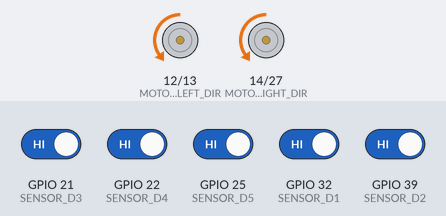
A sketch run on a simulated ESP32. Shown: direction and speed pins drawn as motors (green arrow = direction pin HIGH = forward, orange = LOW = backward, longer = more drive). Inputs (shaded band) come from the test bench; at power-on: GPIO 21 (SENSOR_D3), GPIO 22 (SENSOR_D4), GPIO 25 (SENSOR_D5), GPIO 32 (SENSOR_D1), GPIO 39 (SENSOR_D2) HIGH. What the sketch prints to the serial monitor is not drawn.

Above: at 3.2 s.
3.3 s: GPIO 25 (SENSOR_D5) driven LOW
At 4.1 s:
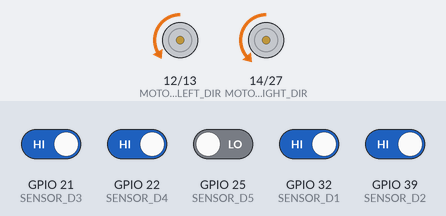
4.8 s: GPIO 22 (SENSOR_D4) driven LOW
At 5.3 s:
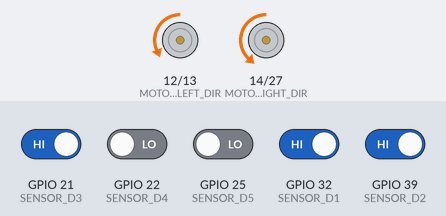
6.3 s: GPIO 21 (SENSOR_D3) driven LOW
At 7.5 s:
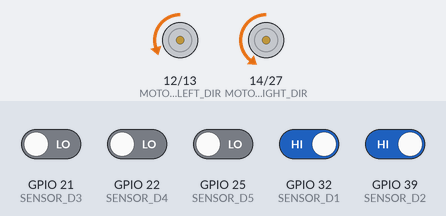
7.8 s: GPIO 32 (SENSOR_D1) driven LOW
At 8.7 s:
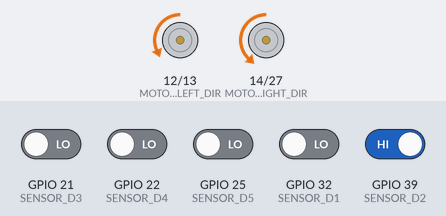
9.3 s: GPIO 39 (SENSOR_D2) driven LOW
At 9.8 s:
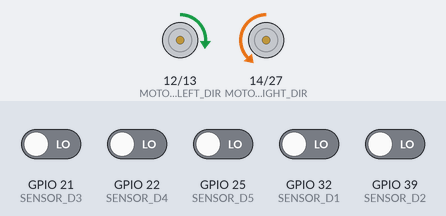
10.8 s: GPIO 21 (SENSOR_D3) driven HIGH
At 12.2 s:
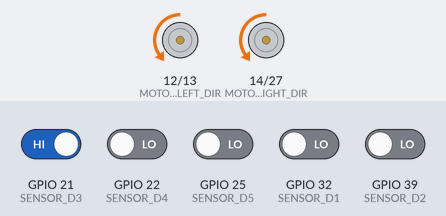
Timing chart, 0 to 13.3 s (numbered marks = the images above; inputs shaded):
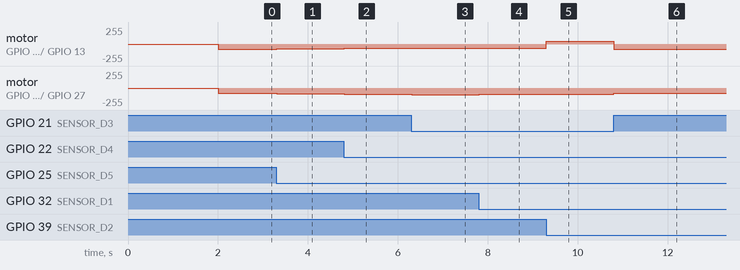

Measured:
- after the input at 3.3 s, motor on GPIO 12 (MOTOR_LEFT_DIR) / GPIO 13 (MOTOR_LEFT_PWM): backward 80/255 → backward 73/255 at once; motor on GPIO 14 (MOTOR_RIGHT_DIR) / GPIO 27 (MOTOR_RIGHT_PWM): backward 80/255 → backward 86/255 at once
- after the input at 4.8 s, motor on GPIO 12 (MOTOR_LEFT_DIR) / GPIO 13 (MOTOR_LEFT_PWM): backward 73/255 → backward 67/255 at once; motor on GPIO 14 (MOTOR_RIGHT_DIR) / GPIO 27 (MOTOR_RIGHT_PWM): backward 86/255 → backward 92/255 at once
- after the input at 6.3 s, motor on GPIO 12 (MOTOR_LEFT_DIR) / GPIO 13 (MOTOR_LEFT_PWM): backward 67/255 → backward 61/255 at once; motor on GPIO 14 (MOTOR_RIGHT_DIR) / GPIO 27 (MOTOR_RIGHT_PWM): backward 92/255 → backward 98/255 at once
- after the input at 7.8 s, motor on GPIO 12 (MOTOR_LEFT_DIR) / GPIO 13 (MOTOR_LEFT_PWM): backward 61/255 → backward 67/255 at once; motor on GPIO 14 (MOTOR_RIGHT_DIR) / GPIO 27 (MOTOR_RIGHT_PWM): backward 98/255 → backward 92/255 at once
- after the input at 9.3 s, motor on GPIO 12 (MOTOR_LEFT_DIR) / GPIO 13 (MOTOR_LEFT_PWM): backward 67/255 → forward 45/255 at once; motor on GPIO 14 (MOTOR_RIGHT_DIR) / GPIO 27 (MOTOR_RIGHT_PWM): backward 92/255 → backward 90/255 at once
- after the input at 10.8 s, motor on GPIO 12 (MOTOR_LEFT_DIR) / GPIO 13 (MOTOR_LEFT_PWM): forward 45/255 → backward 80/255 at once; motor on GPIO 14 (MOTOR_RIGHT_DIR) / GPIO 27 (MOTOR_RIGHT_PWM): backward 90/255 → backward 80/255 at once

The sketch:

line_follower_5sensor_pd.ino
```cpp
/*
 * Line Following Robot with PD Control
 * Using Maker Line (5 sensors) & Maker Robo ESP32
 *
 * Maker Line Sensor Pins:
 *   D1 (Leftmost):  32
 *   D2 (Left):      39
 *   D3 (Center):    21
 *   D4 (Right):     22
 *   D5 (Rightmost): 25
 *
 * PD Control for smooth line following
 */

// ==================== PIN DEFINITIONS ====================
// Maker Line Sensor Pins (5 sensors)
#define SENSOR_D1 32 // Leftmost
#define SENSOR_D2 39 // Left
#define SENSOR_D3 21 // Center
#define SENSOR_D4 22 // Right
#define SENSOR_D5 25 // Rightmost

// Motor Driver Pins (Maker Robo ESP32)
#define MOTOR_LEFT_PWM 13
#define MOTOR_LEFT_DIR 12
#define MOTOR_RIGHT_PWM 27
#define MOTOR_RIGHT_DIR 14

// LEDC PWM Configuration
#define PWM_FREQ 20000    // 20kHz - above audible range for quiet operation
#define PWM_RESOLUTION 10 // 10-bit resolution (0-1023)
#define PWM_MAX 1023      // Maximum PWM value for 10-bit

// ==================== PD TUNING PARAMETERS ====================
#define KP 25 // Proportional gain - increase for sharper response
#define KD 15 // Derivative gain - increase to reduce oscillation

// ==================== SPEED SETTINGS ====================
#define BASE_SPEED 320   // Normal cruising speed (0-1023 for 10-bit)
#define MAX_SPEED 720    // Maximum motor speed
#define MIN_SPEED 160    // Minimum speed to overcome motor deadband
#define SEARCH_SPEED 360 // Speed when searching for lost line

// ==================== SENSOR WEIGHTS ====================
// Weights for error calculation: leftmost = -4, rightmost = +4
const int WEIGHT_D1 = -4; // Leftmost
const int WEIGHT_D2 = -2; // Left
const int WEIGHT_D3 = 0;  // Center
const int WEIGHT_D4 = 2;  // Right
const int WEIGHT_D5 = 4;  // Rightmost

// ==================== VARIABLES ====================
int s1, s2, s3, s4, s5;  // Sensor readings
int lastError = 0;       // For derivative calculation
int searchDirection = 1; // 1 = search right, -1 = search left

// ==================== SETUP ====================
void setup() {
  Serial.begin(115200);
  Serial.println("Line Follower - 5 Sensor PD Control");
  Serial.println("Maker Line + Maker Robo ESP32");

  // Initialize sensor pins
  pinMode(SENSOR_D1, INPUT);
  pinMode(SENSOR_D2, INPUT);
  pinMode(SENSOR_D3, INPUT);
  pinMode(SENSOR_D4, INPUT);
  pinMode(SENSOR_D5, INPUT);

  // Initialize motor direction pins
  pinMode(MOTOR_LEFT_DIR, OUTPUT);
  pinMode(MOTOR_RIGHT_DIR, OUTPUT);

  // Setup LEDC for PWM motor control
  ledcAttach(MOTOR_LEFT_PWM, PWM_FREQ, PWM_RESOLUTION);
  ledcAttach(MOTOR_RIGHT_PWM, PWM_FREQ, PWM_RESOLUTION);

  // Stop motors initially
  stopMotors();

  Serial.println("Starting in 2 seconds...");
  delay(2000);
  Serial.println("GO!");
}

// ==================== MAIN LOOP ====================
void loop() {
  readSensors();

  int error = calculateError();
  int correction = pdControl(error);

  applyMotorSpeeds(correction);

  // Debug output (comment out for faster loop)
  // printDebug(error, correction);

  delay(5); // Small delay for stability
}

// ==================== SENSOR FUNCTIONS ====================
void readSensors() {
  // Sensors return 1 for black line (inverted logic)
  s1 = digitalRead(SENSOR_D1); // Leftmost
  s2 = digitalRead(SENSOR_D2); // Left
  s3 = digitalRead(SENSOR_D3); // Center
  s4 = digitalRead(SENSOR_D4); // Right
  s5 = digitalRead(SENSOR_D5); // Rightmost
}

int calculateError() {
  // Calculate weighted sum
  int weightedSum = (s1 * WEIGHT_D1) + (s2 * WEIGHT_D2) + (s3 * WEIGHT_D3) +
                    (s4 * WEIGHT_D4) + (s5 * WEIGHT_D5);

  // Count active sensors
  int activeCount = s1 + s2 + s3 + s4 + s5;

  if (activeCount == 0) {
    // Line lost - return large error based on last known direction
    return (lastError > 0) ? 5 : -5;
  }

  // Average error (normalized)
  int error = weightedSum / activeCount;

  // Remember search direction for recovery
  if (error < 0)
    searchDirection = -1;
  else if (error > 0)
    searchDirection = 1;

  return error;
}

// ==================== PD CONTROL ====================
int pdControl(int error) {
  // Proportional term
  int P = KP * error;

  // Derivative term (rate of change)
  int D = KD * (error - lastError);

  // Store current error for next iteration
  lastError = error;

  // PD output
  return P + D;
}

// ==================== MOTOR CONTROL ====================
void applyMotorSpeeds(int correction) {
  int leftSpeed = BASE_SPEED + correction;
  int rightSpeed = BASE_SPEED - correction;

  // Check if line is lost (all sensors white)
  if (s1 == 0 && s2 == 0 && s3 == 0 && s4 == 0 && s5 == 0) {
    // Search mode - spin toward last known direction
    if (searchDirection > 0) {
      leftSpeed = SEARCH_SPEED;
      rightSpeed = -SEARCH_SPEED / 2;
    } else {
      leftSpeed = -SEARCH_SPEED / 2;
      rightSpeed = SEARCH_SPEED;
    }
  }

  // Constrain speeds
  leftSpeed = constrain(leftSpeed, -MAX_SPEED, MAX_SPEED);
  rightSpeed = constrain(rightSpeed, -MAX_SPEED, MAX_SPEED);

  // Apply minimum speed threshold
  if (leftSpeed > 0 && leftSpeed < MIN_SPEED)
    leftSpeed = MIN_SPEED;
  if (leftSpeed < 0 && leftSpeed > -MIN_SPEED)
    leftSpeed = -MIN_SPEED;
  if (rightSpeed > 0 && rightSpeed < MIN_SPEED)
    rightSpeed = MIN_SPEED;
  if (rightSpeed < 0 && rightSpeed > -MIN_SPEED)
    rightSpeed = -MIN_SPEED;

  setMotorSpeeds(leftSpeed, rightSpeed);
}

void setMotorSpeeds(int left, int right) {
  // Left motor
  if (left >= 0) {
    digitalWrite(MOTOR_LEFT_DIR, LOW); // Forward
    ledcWrite(MOTOR_LEFT_PWM, left);
  } else {
    digitalWrite(MOTOR_LEFT_DIR, HIGH); // Backward
    ledcWrite(MOTOR_LEFT_PWM, -left);
  }

  // Right motor
  if (right >= 0) {
    digitalWrite(MOTOR_RIGHT_DIR, LOW); // Forward
    ledcWrite(MOTOR_RIGHT_PWM, right);
  } else {
    digitalWrite(MOTOR_RIGHT_DIR, HIGH); // Backward
    ledcWrite(MOTOR_RIGHT_PWM, -right);
  }
}

void stopMotors() {
  ledcWrite(MOTOR_LEFT_PWM, 0);
  ledcWrite(MOTOR_RIGHT_PWM, 0);
}

// ==================== DEBUG ====================
void printDebug(int error, int correction) {
  Serial.print("S:");
  Serial.print(s1);
  Serial.print(s2);
  Serial.print(s3);
  Serial.print(s4);
  Serial.print(s5);
  Serial.print(" E:");
  Serial.print(error);
  Serial.print(" C:");
  Serial.println(correction);
}
```
